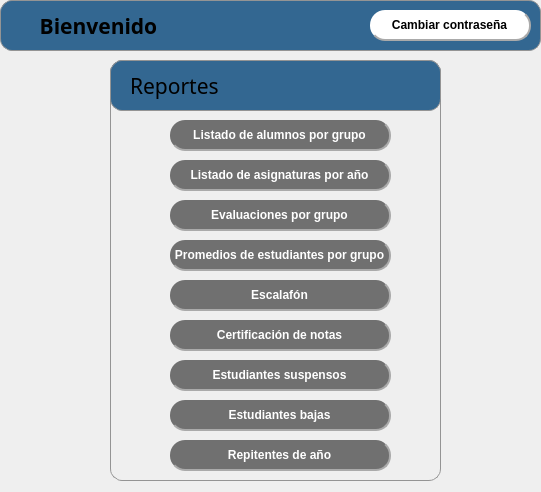
<?xml version="1.0" encoding="UTF-8"?>
<ui version="4.0">
 <class>DialogMenuUsuario</class>
 <widget class="QDialog" name="DialogMenuUsuario">
  <property name="geometry">
   <rect>
    <x>0</x>
    <y>0</y>
    <width>541</width>
    <height>492</height>
   </rect>
  </property>
  <property name="windowTitle">
   <string>Dialog</string>
  </property>
  <property name="styleSheet">
   <string notr="true">QLabel{
background-color: rgb(51, 103, 145);
}

QPushButton{
border-radius:15px;
background-color: rgb(255, 255, 255);
border-right:2px solid rgb(170, 170, 170);
border-bottom:2px solid rgb(170, 170, 170);
}

QFrame{
border:1px solid  rgb(148, 148, 148);
border-radius:12px;
}

QPushButton:hover{
border-right:1px solid rgb(170, 170, 170);
border-bottom:1px solid rgb(170, 170, 170)

}
QPushButton:pressed{
border:0px;

}</string>
  </property>
  <widget class="QLabel" name="LabelEncabezado">
   <property name="geometry">
    <rect>
     <x>0</x>
     <y>0</y>
     <width>541</width>
     <height>51</height>
    </rect>
   </property>
   <property name="font">
    <font>
     <family>Yu Gothic UI Semibold</family>
     <pointsize>16</pointsize>
     <weight>75</weight>
     <bold>true</bold>
    </font>
   </property>
   <property name="styleSheet">
    <string notr="true"/>
   </property>
   <property name="text">
    <string>      Bienvenido</string>
   </property>
  </widget>
  <widget class="QPushButton" name="PushButtomCambiarCon">
   <property name="geometry">
    <rect>
     <x>370</x>
     <y>10</y>
     <width>161</width>
     <height>31</height>
    </rect>
   </property>
   <property name="font">
    <font>
     <family>Arial</family>
     <pointsize>9</pointsize>
     <weight>75</weight>
     <bold>true</bold>
    </font>
   </property>
   <property name="styleSheet">
    <string notr="true"/>
   </property>
   <property name="text">
    <string>Cambiar contraseña</string>
   </property>
   <property name="icon">
    <iconset>
     <normalon>:/iconos/icons8_Key_48.png</normalon>
    </iconset>
   </property>
  </widget>
  <widget class="QFrame" name="frameReportes">
   <property name="geometry">
    <rect>
     <x>110</x>
     <y>60</y>
     <width>331</width>
     <height>421</height>
    </rect>
   </property>
   <property name="font">
    <font>
     <family>Arial</family>
     <pointsize>22</pointsize>
     <weight>75</weight>
     <bold>true</bold>
    </font>
   </property>
   <property name="styleSheet">
    <string notr="true">QPushButton{
    color: rgb(255, 255, 255);
	background-color: rgb(112, 112, 112);
}
</string>
   </property>
   <property name="frameShape">
    <enum>QFrame::StyledPanel</enum>
   </property>
   <property name="frameShadow">
    <enum>QFrame::Raised</enum>
   </property>
   <property name="lineWidth">
    <number>0</number>
   </property>
   <widget class="QLabel" name="labelReportesImg_2">
    <property name="geometry">
     <rect>
      <x>0</x>
      <y>0</y>
      <width>331</width>
      <height>51</height>
     </rect>
    </property>
    <property name="font">
     <font>
      <family>Yu Gothic UI Semibold</family>
      <pointsize>12</pointsize>
      <weight>75</weight>
      <bold>true</bold>
     </font>
    </property>
    <property name="text">
     <string/>
    </property>
    <property name="pixmap">
     <pixmap>:/iconos/icons8_PDF_48.png</pixmap>
    </property>
    <property name="alignment">
     <set>Qt::AlignRight|Qt::AlignTrailing|Qt::AlignVCenter</set>
    </property>
   </widget>
   <widget class="QLabel" name="label_3">
    <property name="geometry">
     <rect>
      <x>20</x>
      <y>5</y>
      <width>121</width>
      <height>41</height>
     </rect>
    </property>
    <property name="font">
     <font>
      <family>Yu Gothic Medium</family>
      <pointsize>16</pointsize>
     </font>
    </property>
    <property name="styleSheet">
     <string notr="true">border:0px;</string>
    </property>
    <property name="text">
     <string>Reportes</string>
    </property>
   </widget>
   <widget class="QPushButton" name="pushButtonListAlumGrupo">
    <property name="geometry">
     <rect>
      <x>60</x>
      <y>60</y>
      <width>221</width>
      <height>31</height>
     </rect>
    </property>
    <property name="font">
     <font>
      <family>Arial</family>
      <pointsize>9</pointsize>
      <weight>75</weight>
      <bold>true</bold>
     </font>
    </property>
    <property name="text">
     <string>Listado de alumnos por grupo</string>
    </property>
   </widget>
   <widget class="QPushButton" name="pushButtonListAsigAnno">
    <property name="geometry">
     <rect>
      <x>60</x>
      <y>100</y>
      <width>221</width>
      <height>31</height>
     </rect>
    </property>
    <property name="font">
     <font>
      <family>Arial</family>
      <pointsize>9</pointsize>
      <weight>75</weight>
      <bold>true</bold>
     </font>
    </property>
    <property name="text">
     <string>Listado de asignaturas por año</string>
    </property>
   </widget>
   <widget class="QPushButton" name="pushButtonEvaGrupo">
    <property name="geometry">
     <rect>
      <x>60</x>
      <y>140</y>
      <width>221</width>
      <height>31</height>
     </rect>
    </property>
    <property name="font">
     <font>
      <family>Arial</family>
      <pointsize>9</pointsize>
      <weight>75</weight>
      <bold>true</bold>
     </font>
    </property>
    <property name="text">
     <string>Evaluaciones por grupo</string>
    </property>
   </widget>
   <widget class="QPushButton" name="pushButton_3">
    <property name="geometry">
     <rect>
      <x>60</x>
      <y>180</y>
      <width>221</width>
      <height>31</height>
     </rect>
    </property>
    <property name="font">
     <font>
      <family>Arial</family>
      <pointsize>9</pointsize>
      <weight>75</weight>
      <bold>true</bold>
     </font>
    </property>
    <property name="text">
     <string>Promedios de estudiantes por grupo</string>
    </property>
   </widget>
   <widget class="QPushButton" name="pushButton_4">
    <property name="geometry">
     <rect>
      <x>60</x>
      <y>220</y>
      <width>221</width>
      <height>31</height>
     </rect>
    </property>
    <property name="font">
     <font>
      <family>Arial</family>
      <pointsize>9</pointsize>
      <weight>75</weight>
      <bold>true</bold>
     </font>
    </property>
    <property name="text">
     <string>Escalafón</string>
    </property>
   </widget>
   <widget class="QPushButton" name="pushButton_6">
    <property name="geometry">
     <rect>
      <x>60</x>
      <y>260</y>
      <width>221</width>
      <height>31</height>
     </rect>
    </property>
    <property name="font">
     <font>
      <family>Arial</family>
      <pointsize>9</pointsize>
      <weight>75</weight>
      <bold>true</bold>
     </font>
    </property>
    <property name="text">
     <string>Certificación de notas</string>
    </property>
   </widget>
   <widget class="QPushButton" name="pushButton_7">
    <property name="geometry">
     <rect>
      <x>60</x>
      <y>300</y>
      <width>221</width>
      <height>31</height>
     </rect>
    </property>
    <property name="font">
     <font>
      <family>Arial</family>
      <pointsize>9</pointsize>
      <weight>75</weight>
      <bold>true</bold>
     </font>
    </property>
    <property name="text">
     <string>Estudiantes suspensos</string>
    </property>
   </widget>
   <widget class="QPushButton" name="pushButton_8">
    <property name="geometry">
     <rect>
      <x>60</x>
      <y>340</y>
      <width>221</width>
      <height>31</height>
     </rect>
    </property>
    <property name="font">
     <font>
      <family>Arial</family>
      <pointsize>9</pointsize>
      <weight>75</weight>
      <bold>true</bold>
     </font>
    </property>
    <property name="text">
     <string>Estudiantes bajas</string>
    </property>
   </widget>
   <widget class="QPushButton" name="pushButton_9">
    <property name="geometry">
     <rect>
      <x>60</x>
      <y>380</y>
      <width>221</width>
      <height>31</height>
     </rect>
    </property>
    <property name="font">
     <font>
      <family>Arial</family>
      <pointsize>9</pointsize>
      <weight>75</weight>
      <bold>true</bold>
     </font>
    </property>
    <property name="text">
     <string>Repitentes de año</string>
    </property>
   </widget>
   <zorder>labelReportesImg_2</zorder>
   <zorder>pushButtonListAlumGrupo</zorder>
   <zorder>pushButtonListAsigAnno</zorder>
   <zorder>pushButtonEvaGrupo</zorder>
   <zorder>pushButton_3</zorder>
   <zorder>pushButton_4</zorder>
   <zorder>pushButton_6</zorder>
   <zorder>pushButton_7</zorder>
   <zorder>pushButton_8</zorder>
   <zorder>pushButton_9</zorder>
   <zorder>label_3</zorder>
  </widget>
 </widget>
 <resources/>
 <connections/>
</ui>
